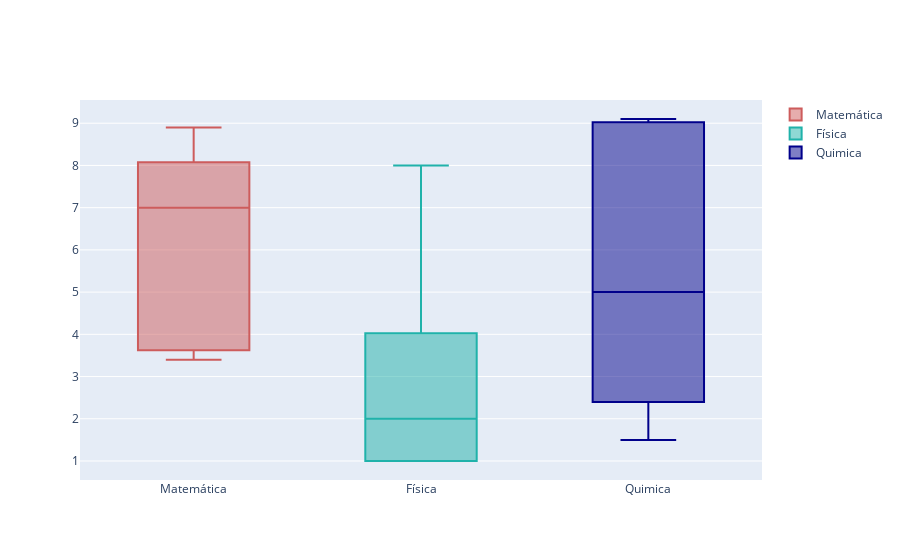

The notebook cell saved with this chart:
### Code cell
# Boxplots por variável
import plotly.graph_objects as go

fig = go.Figure()
fig.add_trace(go.Box(y=vestibular['matematica'], name='Matemática',
                marker_color = 'indianred'))
fig.add_trace(go.Box(y=vestibular['fisica'], name = 'Física',
                marker_color = 'lightseagreen'))
fig.add_trace(go.Box(y=vestibular['quimica'], name = 'Quimica',
                marker_color = 'darkblue'))

fig.show()

### Figure 1 — Plotly figure (JSON) as saved in the notebook; plotly's stock layout.template omitted (floating-point values rounded to 4 significant figures)
{"data": [{"marker": {"color": "indianred"}, "name": "Matemática", "type": "box", "y": [3.7, 7.8, 8.9, 7, 3.4]}, {"marker": {"color": "lightseagreen"}, "name": "Física", "type": "box", "y": [2.7, 8, 1, 1, 2]}, {"marker": {"color": "darkblue"}, "name": "Quimica", "type": "box", "y": [9.1, 1.5, 2.7, 9, 5]}], "layout": {}}
